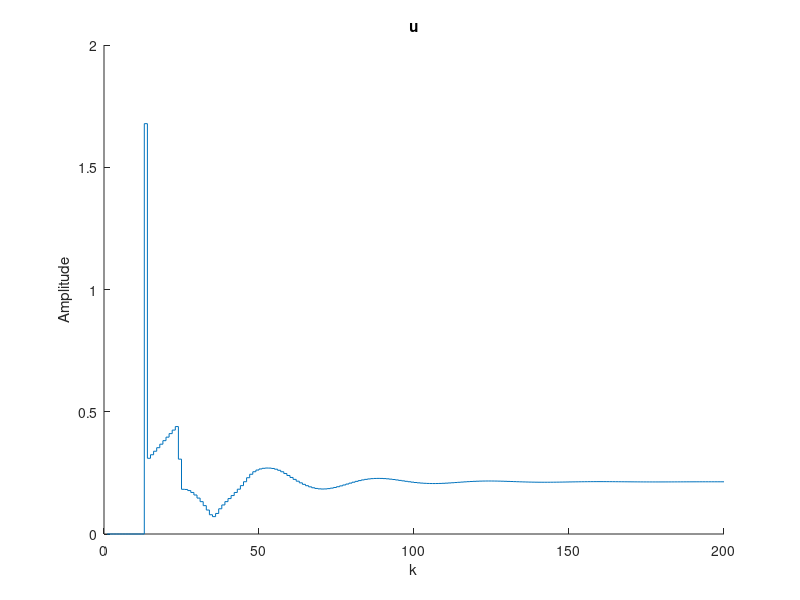
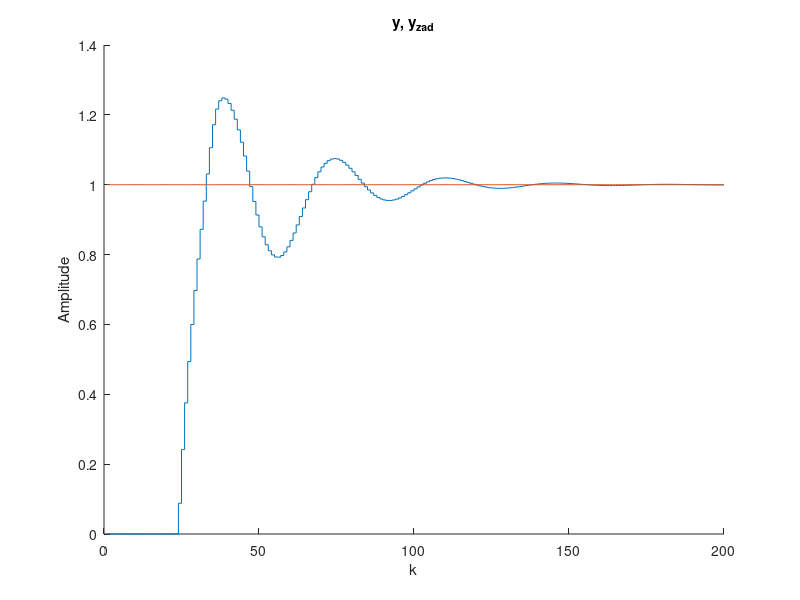
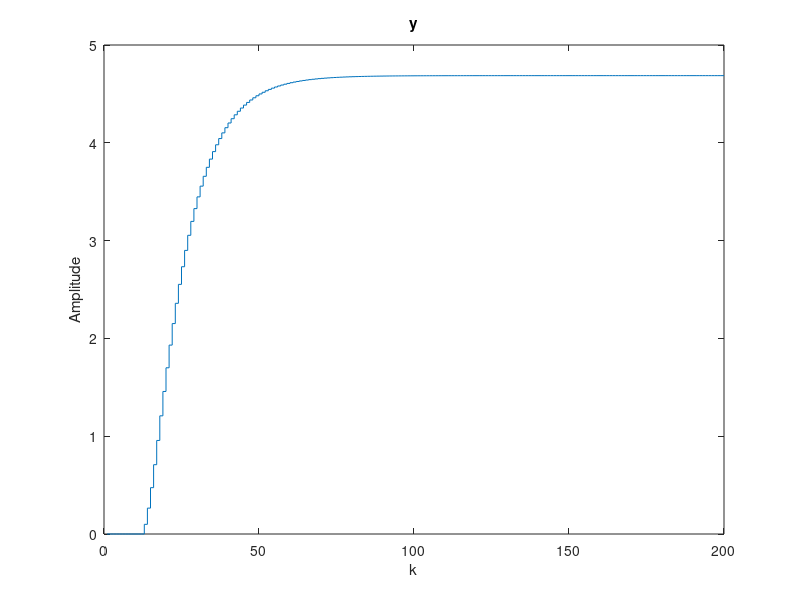
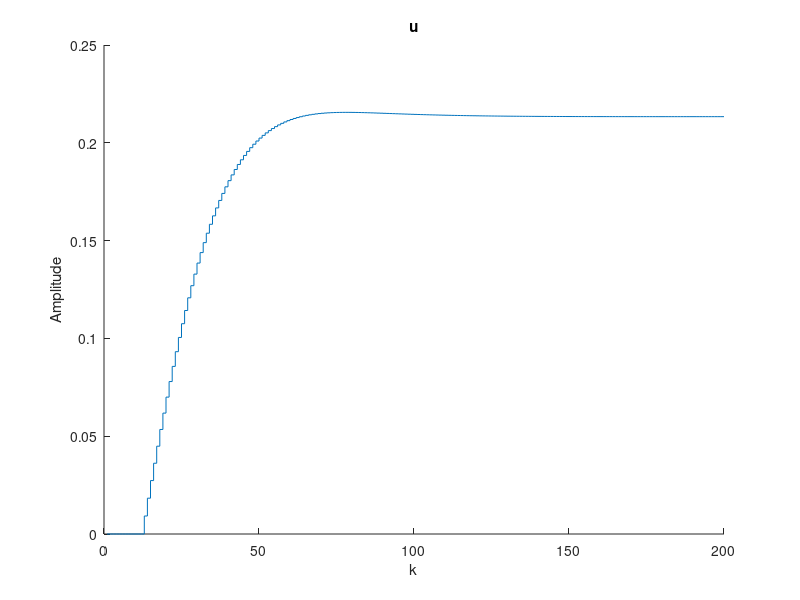

These figures' MATLAB source, in order:
%Michał Stolarz
%Zad nr 4

Kk = 0.4802 % Kp=0.4802 <- wzmocnienie krytyczne Tk = 20 sek  <- okres oscylacji
Tk = 20

%nastawy
Kp=0.6*Kk
Ti=(0.5*Tk)
Td=0.12*Tk

%Kp=Kp*0.4
%Ti=Ti*0.7
%Td=Td*0.5

%dyskretny regulator
Tp=0.5

r0 = Kp*(1+(Tp/(2*Ti))+(Td/Tp))
r1 = Kp*(-1-2*(Td/Tp)+Tp/(2*Ti))
r2 = (Kp*Td)/Tp

%dyskretny obiekt


%inicjalizacja 
b0=1.677;
b1=-0.6981; 
c0=0.524; 
c1=0.04649; 




%###########PID##############
kk=200; %koniec symulacji 

x=1:kk
y=zeros(kk,1);
u=zeros(kk,1);

%warunki pocztkowe 
u(1:12)=0; 
y(1:12)=0; 
yzad(1:12)=1; 
yzad(13:kk)=1; 
e(1:12)=0; 

for k=13:kk; %główna petla symulacyjna 
%symulacja obiektu 
     y(k)=1.677*y(k-1)-0.6981*y(k-2)+0.0524*u(k-11)+0.04649*u(k-12);
%uchyb regulacji 
     e(k)=yzad(k)-y(k); 
%sygnał sterujcy regulatora PID 
     u(k)=r2*e(k-2)+r1*e(k-1)+r0*e(k)+u(k-1); 
end; 

%sterowanie
figure;
hold on;
stairs(x,u); 
title("u");
ylabel("Amplitude");
xlabel("k");
hold off

%odpowiedź skokowa
figure; 
hold on
stairs(x,y)
hold on
stairs(x,yzad) 
title("y, y_{zad}")
ylabel("Amplitude");
xlabel("k") 
hold off




%##########Odpowiedź skokowa obiektu###############

kk=200; %koniec symulacji 

x=1:kk
y=zeros(kk,1);
u=zeros(kk,1);

%warunki początkowe 
u(1:12)=1; 
y(1:12)=0; 
u(1:12)=1; 
u(13:kk)=1;  

for k=13:kk; %główna petla symulacyjna 
%symulacja obiektu 
     y(k)=1.677*y(k-1)-0.6981*y(k-2)+0.0524*u(k-11)+0.04649*u(k-12); 
end; 

%wyniki symulacji
figure;
stairs(x,y); 
title("y");
ylabel("Amplitude")
xlabel("k");
hold off


%########## DCM ###############

% Wektor z rzędnymi odpowiedzi skokowych obiektu

s = y;

% Horyzonty

D=80;
N=18;
Nu=1;

% Współczynnik kary za przyrosty sterowania

lambda=400;

% Generacja macierzy

M=zeros(N,Nu);
for i=1:N
   for j=1:Nu
      if (i>=j)
         M(i,j)=s(i-j+1);
      end;
   end;
end;

MP=zeros(N,D-1);
for i=1:N
   for j=1:D-1
      if i+j<=D
         MP(i,j)=s(i+j)-s(j);
      else
         MP(i,j)=s(D)-s(j);
      end;      
   end;
end;

% Obliczanie parametrów regulatora

I=eye(Nu);
K=((M'*M+lambda*I)^-1)*M';

y_zad = ones(kk,1);
y_model = zeros(kk,1);
d_u=zeros(N,1);
d_u_stare = zeros(D,1);
u = zeros(kk,1);

for k=13:kk; %główna petla symulacyjna 
   
   y_model(k)=1.677*y_model(k-1)-0.6981*y_model(k-2)+0.0524*u(k-11)+0.04649*u(k-12); %odpowiedź modelu na sterowanie 
  
   d_u = K*(y_zad(1)*ones(N,1)- y_model(k)*ones(N,1) -MP*d_u_stare(1:D-1)); %zmiana sterowania
   
   d_u_stare(2:end)=d_u_stare(1:end-1);%przesuniecie
   d_u_stare(1) = d_u(1);
   
   u(k)=u(k-1)+d_u(1); %sterowanie
   
end

%sterowanie
figure;
hold on;
stairs(u); 
title("u");
ylabel("Amplitude");
xlabel("k");
hold off

%odpowiedź skokowa
figure
hold on
stairs(y_model);
stairs(y_zad) 
title("y,y_{zad}");
ylabel("Amplitude");
xlabel("k");
hold off

